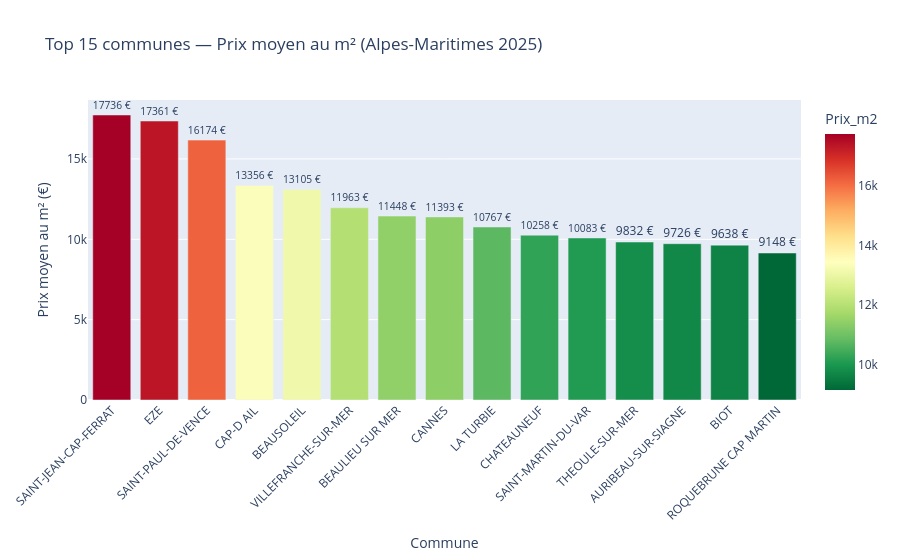

The code cell stored with this chart in its notebook:
### Code cell
import pandas as pd
import numpy as np
import plotly.express as px
import plotly.graph_objects as go

# Chargement des données
df = pd.read_csv('../data/immobilier_clean.csv')

print(f"Dataset chargé : {df.shape}")

# Visualisation 1 — Prix moyen au m² par commune
prix_commune = df.groupby('Commune')['Prix_m2'].mean().round(0).reset_index()
prix_commune = prix_commune.sort_values('Prix_m2', ascending=False).head(15)

fig1 = px.bar(
    prix_commune,
    x='Commune',
    y='Prix_m2',
    title='Top 15 communes — Prix moyen au m² (Alpes-Maritimes 2025)',
    color='Prix_m2',
    color_continuous_scale='RdYlGn_r',
    text='Prix_m2'
)
fig1.update_traces(texttemplate='%{text:.0f} €', textposition='outside')
fig1.update_layout(
    yaxis_title="Prix moyen au m² (€)",
    xaxis_title="Commune",
    xaxis_tickangle=-45,
    showlegend=False
)
fig1.show()

### Figure 1 — Plotly figure (JSON) as saved in the notebook; plotly's stock layout.template omitted (floating-point values rounded to 4 significant figures)
{"data": [{"hovertemplate": "Commune=%{x}<br>Prix_m2=%{marker.color}<extra></extra>", "legendgroup": "", "marker": {"color": [17740.0, 17360.0, 16170.0, 13360.0, 13100.0, 11960.0, 11450.0, 11390.0, 10770.0, 10260.0, 10080.0, 9832.0, 9726.0, 9638.0, 9148.0], "coloraxis": "coloraxis", "pattern": {"shape": ""}}, "name": "", "orientation": "v", "showlegend": false, "text": [17740.0, 17360.0, 16170.0, 13360.0, 13100.0, 11960.0, 11450.0, 11390.0, 10770.0, 10260.0, 10080.0, 9832.0, 9726.0, 9638.0, 9148.0], "textposition": "outside", "texttemplate": "%{text:.0f} €", "type": "bar", "x": ["SAINT-JEAN-CAP-FERRAT", "EZE", "SAINT-PAUL-DE-VENCE", "CAP-D AIL", "BEAUSOLEIL", "VILLEFRANCHE-SUR-MER", "BEAULIEU SUR MER", "CANNES", "LA TURBIE", "CHATEAUNEUF", "SAINT-MARTIN-DU-VAR", "THEOULE-SUR-MER", "AURIBEAU-SUR-SIAGNE", "BIOT", "ROQUEBRUNE CAP MARTIN"], "xaxis": "x", "y": [17740.0, 17360.0, 16170.0, 13360.0, 13100.0, 11960.0, 11450.0, 11390.0, 10770.0, 10260.0, 10080.0, 9832.0, 9726.0, 9638.0, 9148.0], "yaxis": "y"}], "layout": {"barmode": "relative", "coloraxis": {"colorbar": {"title": {"text": "Prix_m2"}}, "colorscale": [[0, "rgb(0,104,55)"], [0.1, "rgb(26,152,80)"], [0.2, "rgb(102,189,99)"], [0.3, "rgb(166,217,106)"], [0.4, "rgb(217,239,139)"], [0.5, "rgb(255,255,191)"], [0.6, "rgb(254,224,139)"], [0.7, "rgb(253,174,97)"], [0.8, "rgb(244,109,67)"], [0.9, "rgb(215,48,39)"], [1, "rgb(165,0,38)"]]}, "legend": {"tracegroupgap": 0}, "showlegend": false, "title": {"text": "Top 15 communes — Prix moyen au m² (Alpes-Maritimes 2025)"}, "xaxis": {"anchor": "y", "domain": [0, 1], "tickangle": -45, "title": {"text": "Commune"}}, "yaxis": {"anchor": "x", "domain": [0, 1], "title": {"text": "Prix moyen au m² (€)"}}}}
